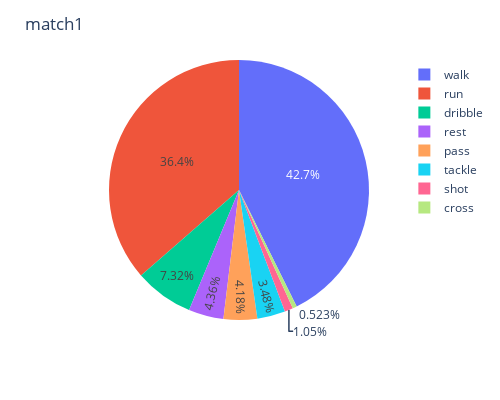

The notebook cell this image was saved under:
### Code cell
fig=px.pie(df1, names="label")

fig.update_layout(title='match1',
                  width=500,
                  height=400)

fig.show()

### Figure 1 — Plotly figure (JSON) as saved in the notebook; plotly's stock layout.template omitted (floating-point values rounded to 4 significant figures; data arrays with more than 128 entries replaced by an {"elided": "..."} marker saying what was removed)
{"data": [{"domain": {"x": [0, 1], "y": [0, 1]}, "hovertemplate": "label=%{label}<extra></extra>", "labels": {"elided": "574 str values"}, "legendgroup": "", "name": "", "showlegend": true, "type": "pie"}], "layout": {"height": 400, "legend": {"tracegroupgap": 0}, "margin": {"t": 60}, "title": {"text": "match1"}, "width": 500}}
